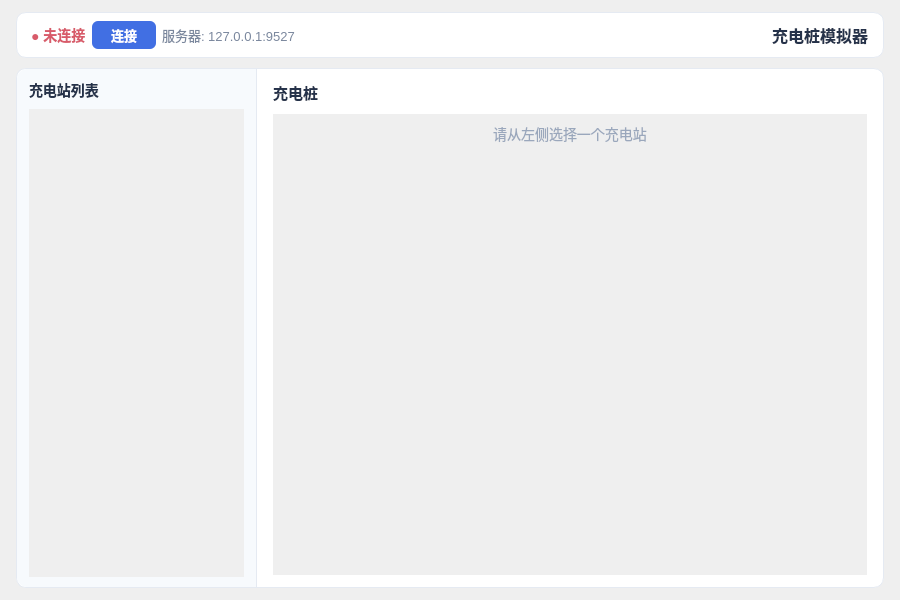
<?xml version="1.0" encoding="UTF-8"?>
<ui version="4.0">
 <class>SimWindow</class>
 <widget class="QMainWindow" name="SimWindow">
  <property name="geometry">
   <rect>
    <x>0</x>
    <y>0</y>
    <width>900</width>
    <height>600</height>
   </rect>
  </property>
  <property name="windowTitle">
   <string>充电桩模拟器</string>
  </property>
  <widget class="QWidget" name="centralwidget">
   <layout class="QVBoxLayout" name="rootLayout">
    <property name="leftMargin">
     <number>16</number>
    </property>
    <property name="topMargin">
     <number>12</number>
    </property>
    <property name="rightMargin">
     <number>16</number>
    </property>
    <property name="bottomMargin">
     <number>12</number>
    </property>
    <property name="spacing">
     <number>10</number>
    </property>
    <item>
     <widget class="QFrame" name="topBar">
      <property name="styleSheet">
       <string notr="true">QFrame#topBar{background:#ffffff;border:1px solid #e5eaf2;border-radius:10px;}</string>
      </property>
      <layout class="QHBoxLayout" name="topLayout">
       <property name="leftMargin">
        <number>14</number>
       </property>
       <property name="topMargin">
        <number>8</number>
       </property>
       <property name="rightMargin">
        <number>14</number>
       </property>
       <property name="bottomMargin">
        <number>8</number>
       </property>
        <item>
         <widget class="QLabel" name="connLabel">
          <property name="text">
           <string>● 未连接</string>
          </property>
          <property name="styleSheet">
           <string notr="true">color:#d85b6a;font-weight:600;font-size:14px;</string>
          </property>
         </widget>
        </item>
        <item>
         <widget class="QPushButton" name="toggleConnBtn">
          <property name="text">
           <string>连接</string>
          </property>
          <property name="minimumSize">
           <size>
            <width>64</width>
            <height>28</height>
           </size>
          </property>
          <property name="styleSheet">
           <string notr="true">QPushButton{background:#416fe3;color:white;border:none;border-radius:6px;font-size:13px;font-weight:600;padding:4px 12px;}QPushButton:hover{background:#3663d0;}</string>
          </property>
         </widget>
        </item>
       <item>
        <widget class="QLabel" name="addrLabel">
         <property name="text">
          <string>服务器: 127.0.0.1:9527</string>
         </property>
         <property name="styleSheet">
          <string notr="true">color:#7a879d;font-size:13px;</string>
         </property>
        </widget>
       </item>
       <item>
        <spacer name="hs1">
         <property name="orientation">
          <enum>Qt::Horizontal</enum>
         </property>
         <property name="sizeHint" stdset="0">
          <size>
           <width>40</width>
           <height>20</height>
          </size>
         </property>
        </spacer>
       </item>
       <item>
        <widget class="QLabel" name="titleLabel">
         <property name="text">
          <string>充电桩模拟器</string>
         </property>
         <property name="styleSheet">
          <string notr="true">color:#25324a;font-weight:700;font-size:16px;</string>
         </property>
        </widget>
       </item>
      </layout>
     </widget>
    </item>
    <item>
     <widget class="QFrame" name="bodyFrame">
      <property name="styleSheet">
       <string notr="true">QFrame#bodyFrame{background:#ffffff;border:1px solid #e5eaf2;border-radius:10px;}</string>
      </property>
      <layout class="QHBoxLayout" name="bodyLayout">
       <property name="leftMargin">
        <number>0</number>
       </property>
       <property name="topMargin">
        <number>0</number>
       </property>
       <property name="rightMargin">
        <number>0</number>
       </property>
       <property name="bottomMargin">
        <number>0</number>
       </property>
       <property name="spacing">
        <number>0</number>
       </property>
       <item>
        <widget class="QFrame" name="leftPanel">
         <property name="minimumSize">
          <size>
           <width>240</width>
           <height>0</height>
          </size>
         </property>
         <property name="maximumSize">
          <size>
           <width>240</width>
           <height>16777215</height>
          </size>
         </property>
         <property name="styleSheet">
          <string notr="true">QFrame#leftPanel{background:#f7fafd;border-right:1px solid #e5eaf2;border-top-left-radius:10px;border-bottom-left-radius:10px;}</string>
         </property>
         <layout class="QVBoxLayout" name="leftLayout">
          <property name="leftMargin">
           <number>12</number>
          </property>
          <property name="topMargin">
           <number>10</number>
          </property>
          <property name="rightMargin">
           <number>12</number>
          </property>
          <property name="bottomMargin">
           <number>10</number>
          </property>
          <property name="spacing">
           <number>8</number>
          </property>
          <item>
           <widget class="QLabel" name="stationTitle">
            <property name="text">
             <string>充电站列表</string>
            </property>
            <property name="styleSheet">
             <string notr="true">color:#25324a;font-weight:700;font-size:14px;</string>
            </property>
           </widget>
          </item>
          <item>
           <widget class="QScrollArea" name="stationScroll">
            <property name="frameShape">
             <enum>QFrame::NoFrame</enum>
            </property>
            <property name="widgetResizable">
             <bool>true</bool>
            </property>
            <widget class="QWidget" name="scrollContent">
             <property name="geometry">
              <rect>
               <x>0</x>
               <y>0</y>
               <width>216</width>
               <height>460</height>
              </rect>
             </property>
             <layout class="QVBoxLayout" name="scrollLayout">
              <property name="spacing">
               <number>6</number>
              </property>
              <item>
               <spacer name="vs1">
                <property name="orientation">
                 <enum>Qt::Vertical</enum>
                </property>
                <property name="sizeHint" stdset="0">
                 <size>
                  <width>20</width>
                  <height>40</height>
                 </size>
                </property>
               </spacer>
              </item>
             </layout>
            </widget>
           </widget>
          </item>
         </layout>
        </widget>
       </item>
       <item>
        <widget class="QFrame" name="rightPanel">
         <layout class="QVBoxLayout" name="rightLayout">
          <property name="leftMargin">
           <number>16</number>
          </property>
          <property name="topMargin">
           <number>12</number>
          </property>
          <property name="rightMargin">
           <number>16</number>
          </property>
          <property name="bottomMargin">
           <number>12</number>
          </property>
          <property name="spacing">
           <number>10</number>
          </property>
          <item>
           <widget class="QLabel" name="chargerTitle">
            <property name="text">
             <string>充电桩</string>
            </property>
            <property name="styleSheet">
             <string notr="true">color:#25324a;font-weight:700;font-size:15px;</string>
            </property>
           </widget>
          </item>
          <item>
           <widget class="QScrollArea" name="chargerScroll">
            <property name="frameShape">
             <enum>QFrame::NoFrame</enum>
            </property>
            <property name="widgetResizable">
             <bool>true</bool>
            </property>
            <widget class="QWidget" name="chargerScrollContent">
             <property name="geometry">
              <rect>
               <x>0</x>
               <y>0</y>
               <width>590</width>
               <height>470</height>
              </rect>
             </property>
             <layout class="QVBoxLayout" name="chargerVLayout">
              <property name="spacing">
               <number>10</number>
              </property>
              <item>
               <widget class="QLabel" name="emptyHint">
                <property name="text">
                 <string>请从左侧选择一个充电站</string>
                </property>
                <property name="alignment">
                 <set>Qt::AlignCenter</set>
                </property>
                <property name="styleSheet">
                 <string notr="true">color:#9aa7bc;font-size:14px;</string>
                </property>
               </widget>
              </item>
              <item>
               <spacer name="vs2">
                <property name="orientation">
                 <enum>Qt::Vertical</enum>
                </property>
                <property name="sizeHint" stdset="0">
                 <size>
                  <width>20</width>
                  <height>40</height>
                 </size>
                </property>
               </spacer>
              </item>
             </layout>
            </widget>
           </widget>
          </item>
         </layout>
        </widget>
       </item>
      </layout>
     </widget>
    </item>
   </layout>
  </widget>
 </widget>
 <resources/>
 <connections/>
</ui>
